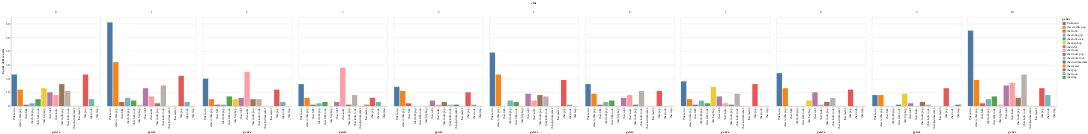

Notebook code cell kept with this figure:
### Markdown cell above
From the heatmap we can see the attribute of each song in each cluster 
 - cluster 1 have a high liveness, a little bit of  energy , loundnesss and low acoustic
 - cluster 2 have a high acoustic , very low energy and loudness
 - cluster 3 have low bpm and a little bit of acoustic
 - cluster 4 have a high valence , energy and little bit of loundness
 - cluster 5 have high liveness and very low bpm
 - cluster 6 have high bpm , energy , loundness ,vey low danceability and acoustic
 - cluster 7 have high spechiness , bpm , valence and low duration 
 - cluster 8 have low valence and acoustic
 - cluster 9 have a liitle bit of acoustic , low valence and energy
 - clustre 10 have high danceability and valence
 - cluster 11 have a little bit of acoustic and high bpm

### Code cell
df_chart = df_full[["genre","clus"]]

alt.Chart(df_chart).mark_bar().encode(
    x='genre:N',
    y='count(genre):Q',
    color='genre:N',
    column='clus:N'
)

### Figure 1 — Vega-Lite specification as saved in the notebook (floating-point values rounded to 4 significant figures; data arrays with more than 128 entries replaced by an {"elided": "..."} marker saying what was removed)
{"config": {"view": {"continuousWidth": 400, "continuousHeight": 300}}, "data": {"name": "data-bf161ce842a4aed0471f73f7182f299c"}, "mark": "bar", "encoding": {"color": {"type": "nominal", "field": "genre"}, "column": {"type": "nominal", "field": "clus"}, "x": {"type": "nominal", "field": "genre"}, "y": {"type": "quantitative", "aggregate": "count", "field": "genre"}}, "$schema": "https://vega.github.io/schema/vega-lite/v4.0.2.json", "datasets": {"data-bf161ce842a4aed0471f73f7182f299c": {"elided": "1075 records"}}}
